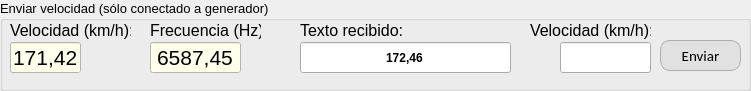
                 <widget class="QGroupBox" name="grp_equipo_2">
                  <property name="geometry">
                   <rect>
                    <x>10</x>
                    <y>340</y>
                    <width>751</width>
                    <height>91</height>
                   </rect>
                  </property>
                  <property name="sizePolicy">
                   <sizepolicy hsizetype="Preferred" vsizetype="Minimum">
                    <horstretch>0</horstretch>
                    <verstretch>171</verstretch>
                   </sizepolicy>
                  </property>
                  <property name="minimumSize">
                   <size>
                    <width>671</width>
                    <height>1</height>
                   </size>
                  </property>
                  <property name="maximumSize">
                   <size>
                    <width>9999</width>
                    <height>9999</height>
                   </size>
                  </property>
                  <property name="font">
                   <font>
                    <family>Segoe UI</family>
                    <pointsize>10</pointsize>
                   </font>
                  </property>
                  <property name="title">
                   <string>Enviar velocidad (sólo conectado a generador)</string>
                  </property>
                  <widget class="QLabel" name="label_19">
                   <property name="geometry">
                    <rect>
                     <x>10</x>
                     <y>20</y>
                     <width>121</width>
                     <height>21</height>
                    </rect>
                   </property>
                   <property name="font">
                    <font>
                     <family>Segoe UI</family>
                     <pointsize>12</pointsize>
                    </font>
                   </property>
                   <property name="text">
                    <string>Velocidad (km/h):</string>
                   </property>
                  </widget>
                  <widget class="QLineEdit" name="txt_velocidad_sdv">
                   <property name="geometry">
                    <rect>
                     <x>10</x>
                     <y>42</y>
                     <width>71</width>
                     <height>31</height>
                    </rect>
                   </property>
                   <property name="font">
                    <font>
                     <family>Segoe UI</family>
                     <pointsize>16</pointsize>
                     <weight>50</weight>
                     <bold>false</bold>
                    </font>
                   </property>
                   <property name="styleSheet">
                    <string notr="true">background-color: rgb(255, 255, 235);
</string>
                   </property>
                   <property name="text">
                    <string>171,42</string>
                   </property>
                   <property name="alignment">
                    <set>Qt::AlignCenter</set>
                   </property>
                  </widget>
                  <widget class="QPushButton" name="btn_enviar_velocidad">
                   <property name="geometry">
                    <rect>
                     <x>660</x>
                     <y>40</y>
                     <width>81</width>
                     <height>31</height>
                    </rect>
                   </property>
                   <property name="sizePolicy">
                    <sizepolicy hsizetype="Fixed" vsizetype="Fixed">
                     <horstretch>0</horstretch>
                     <verstretch>0</verstretch>
                    </sizepolicy>
                   </property>
                   <property name="minimumSize">
                    <size>
                     <width>0</width>
                     <height>0</height>
                    </size>
                   </property>
                   <property name="maximumSize">
                    <size>
                     <width>999</width>
                     <height>999</height>
                    </size>
                   </property>
                   <property name="font">
                    <font>
                     <family>Calibri</family>
                     <pointsize>11</pointsize>
                    </font>
                   </property>
                   <property name="styleSheet">
                    <string notr="true">QPushButton {
	border: 1px solid;
	border-radius: 10px;
	border-color: rgb(173, 173, 173);
	background-color: rgb(225, 225, 225);
}
QPushButton:hover {
	background-color: rgb(218, 255, 215);
}</string>
                   </property>
                   <property name="text">
                    <string>Enviar</string>
                   </property>
                  </widget>
                  <widget class="QLabel" name="label_26">
                   <property name="geometry">
                    <rect>
                     <x>150</x>
                     <y>20</y>
                     <width>111</width>
                     <height>21</height>
                    </rect>
                   </property>
                   <property name="font">
                    <font>
                     <family>Segoe UI</family>
                     <pointsize>12</pointsize>
                    </font>
                   </property>
                   <property name="text">
                    <string>Frecuencia (Hz):</string>
                   </property>
                  </widget>
                  <widget class="QLineEdit" name="txt_frec_sdv">
                   <property name="geometry">
                    <rect>
                     <x>150</x>
                     <y>42</y>
                     <width>91</width>
                     <height>31</height>
                    </rect>
                   </property>
                   <property name="font">
                    <font>
                     <family>Segoe UI</family>
                     <pointsize>16</pointsize>
                     <weight>50</weight>
                     <bold>false</bold>
                    </font>
                   </property>
                   <property name="styleSheet">
                    <string notr="true">background-color: rgb(255, 255, 235);
</string>
                   </property>
                   <property name="text">
                    <string>6587,45</string>
                   </property>
                   <property name="alignment">
                    <set>Qt::AlignCenter</set>
                   </property>
                  </widget>
                  <widget class="QLineEdit" name="txt_datosRecibidos">
                   <property name="geometry">
                    <rect>
                     <x>300</x>
                     <y>42</y>
                     <width>211</width>
                     <height>31</height>
                    </rect>
                   </property>
                   <property name="font">
                    <font>
                     <family>Segoe UI</family>
                     <pointsize>9</pointsize>
                     <weight>75</weight>
                     <bold>true</bold>
                    </font>
                   </property>
                   <property name="styleSheet">
                    <string notr="true"/>
                   </property>
                   <property name="text">
                    <string>172,46</string>
                   </property>
                   <property name="alignment">
                    <set>Qt::AlignCenter</set>
                   </property>
                   <property name="readOnly">
                    <bool>true</bool>
                   </property>
                  </widget>
                  <widget class="QLabel" name="label_28">
                   <property name="geometry">
                    <rect>
                     <x>300</x>
                     <y>20</y>
                     <width>121</width>
                     <height>21</height>
                    </rect>
                   </property>
                   <property name="font">
                    <font>
                     <family>Segoe UI</family>
                     <pointsize>12</pointsize>
                    </font>
                   </property>
                   <property name="text">
                    <string>Texto recibido:</string>
                   </property>
                  </widget>
                  <widget class="QLabel" name="label_5">
                   <property name="geometry">
                    <rect>
                     <x>98</x>
                     <y>48</y>
                     <width>41</width>
                     <height>21</height>
                    </rect>
                   </property>
                   <property name="text">
                    <string/>
                   </property>
                   <property name="pixmap">
                    <pixmap resource="images.qrc">:/images/double_arrow.png</pixmap>
                   </property>
                   <property name="scaledContents">
                    <bool>true</bool>
                   </property>
                  </widget>
                  <widget class="QLabel" name="label_6">
                   <property name="geometry">
                    <rect>
                     <x>250</x>
                     <y>48</y>
                     <width>41</width>
                     <height>21</height>
                    </rect>
                   </property>
                   <property name="text">
                    <string/>
                   </property>
                   <property name="pixmap">
                    <pixmap resource="images.qrc">:/images/arrow.png</pixmap>
                   </property>
                   <property name="scaledContents">
                    <bool>true</bool>
                   </property>
                  </widget>
                  <widget class="QLabel" name="label_7">
                   <property name="geometry">
                    <rect>
                     <x>516</x>
                     <y>50</y>
                     <width>41</width>
                     <height>21</height>
                    </rect>
                   </property>
                   <property name="text">
                    <string/>
                   </property>
                   <property name="pixmap">
                    <pixmap resource="images.qrc">:/images/arrow.png</pixmap>
                   </property>
                   <property name="scaledContents">
                    <bool>true</bool>
                   </property>
                  </widget>
                  <widget class="QLabel" name="label_30">
                   <property name="geometry">
                    <rect>
                     <x>530</x>
                     <y>20</y>
                     <width>121</width>
                     <height>21</height>
                    </rect>
                   </property>
                   <property name="font">
                    <font>
                     <family>Segoe UI</family>
                     <pointsize>12</pointsize>
                    </font>
                   </property>
                   <property name="text">
                    <string>Velocidad (km/h):</string>
                   </property>
                  </widget>
                  <widget class="QLineEdit" name="txt_velocidadRecib">
                   <property name="geometry">
                    <rect>
                     <x>560</x>
                     <y>42</y>
                     <width>91</width>
                     <height>31</height>
                    </rect>
                   </property>
                   <property name="font">
                    <font>
                     <family>Segoe UI</family>
                     <pointsize>16</pointsize>
                     <weight>75</weight>
                     <bold>true</bold>
                    </font>
                   </property>
                   <property name="styleSheet">
                    <string notr="true"/>
                   </property>
                   <property name="text">
                    <string/>
                   </property>
                   <property name="alignment">
                    <set>Qt::AlignCenter</set>
                   </property>
                   <property name="readOnly">
                    <bool>true</bool>
                   </property>
                  </widget>
                  <zorder>label_19</zorder>
                  <zorder>txt_velocidad_sdv</zorder>
                  <zorder>btn_enviar_velocidad</zorder>
                  <zorder>label_26</zorder>
                  <zorder>txt_frec_sdv</zorder>
                  <zorder>label_28</zorder>
                  <zorder>txt_datosRecibidos</zorder>
                  <zorder>label_5</zorder>
                  <zorder>label_6</zorder>
                  <zorder>label_7</zorder>
                  <zorder>label_30</zorder>
                  <zorder>txt_velocidadRecib</zorder>
                 </widget>
